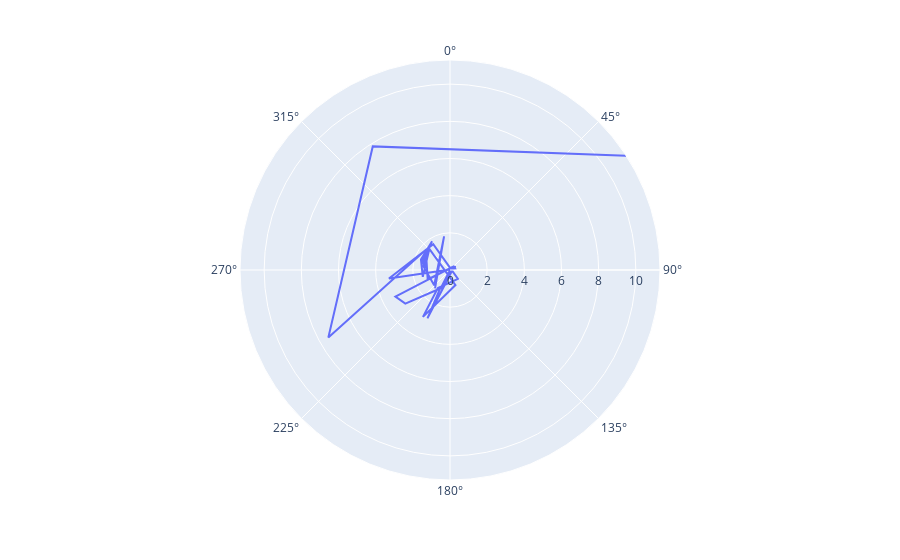

Notebook source saved alongside this figure:
### Code cell
import plotly.express as px
fig = px.line_polar(speed_dets_coref_df, r='link_time', theta='num_mentions', line_close=False)
# fig = px.line_polar(speed_dets_met_df, r='link_time', theta='num_mentions', line_close=False)
fig.show()

### Figure 1 — Plotly figure (JSON) as saved in the notebook; plotly's stock layout.template omitted (floating-point values rounded to 4 significant figures)
{"data": [{"hovertemplate": "link_time=%{r}<br>num_mentions=%{theta}<extra></extra>", "legendgroup": "", "line": {"color": "#636efa", "dash": "solid"}, "marker": {"symbol": "circle"}, "mode": "lines", "name": "", "r": [1.277, 1.839, 1.183, 1.447, 1.596, 1.509, 1.664, 1.818, 1.596, 1.515, 1.656, 0.861, 2.911, 1.167, 0.6394, 1.656, 3.318, 0.2897, 0.2695, 2.869, 1.126, 3.01, 3.268, 0.1435, 1.129, 0.2014, 0.3582, 0.2339, 1.306, 1.694, 7.484, 7.842, 11.3], "showlegend": false, "subplot": "polar", "theta": [219, 350, 226, 278, 316, 256, 290, 328, 287, 282, 316, 160, 570, 214, 138, 327, 622, 76, 53, 565, 208, 593, 604, 27, 207, 38, 63, 43, 247, 310, 1321, 1408, 1857], "type": "scatterpolar"}], "layout": {"legend": {"tracegroupgap": 0}, "margin": {"t": 60}, "polar": {"angularaxis": {"direction": "clockwise", "rotation": 90}, "domain": {"x": [0, 1], "y": [0, 1]}}}}
